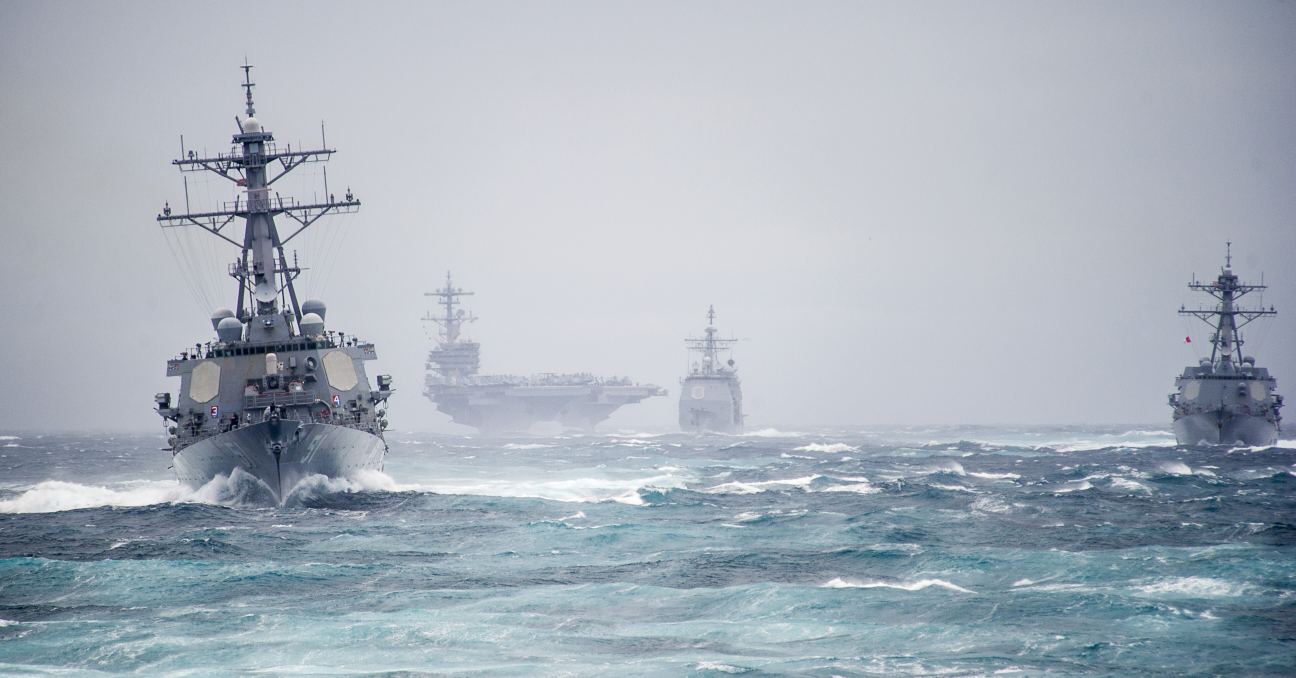
#> input picture figures/img1.jpg, 3887 x 2033 px (shown at 1/3 size)
$ jupyter execute 1-Introduction-to-Image-Processing.ipynb
#> lines starting #> are read from the running program, lines starting #| are printed output that depends on the picture
# __Image Processing__

[cell 1]
# Import Libraries
import os
import cv2 as cv
import numpy as np
from termcolor import colored
import matplotlib.pyplot as plt

## __1. Basic Tools and Libraries__

### __1.1. Image Loading and Visualization__

[cell 2]
# Figures Folder
figs_folder = "figures"
# Results Folder
results_folder = "results"
# Image Filename
img_filename = "img1.jpg"
# Define the Relative Path to the Image
relative_path = f"../{figs_folder}/{img_filename}"
# Convert to Absolute Path
absolute_path = os.path.abspath(relative_path)

if (os.path.exists(absolute_path)):
    print(colored("[SUCCESS] The provided path exists and is accessible.", "green"))
    # Load Image (OpenCV loads in BGR format)
    image = cv.imread(relative_path)
#> image is the input picture: shape (2033, 3887, 3); mean B, G, R 187.4, 176.8, 167.2
    # Convert BGR to RGB for correct color display
    image = cv.cvtColor(image, cv.COLOR_BGR2RGB)

    # Plot
    # Show The Image
    plt.figure(figsize=(12, 4))
    plt.imshow(image)
    plt.title("Image")
    plt.axis("off")
    # Plot Color Histograms
    plt.figure(figsize=(12, 4))
    for i, color in enumerate(["Red", "Green", "Blue"]):
        hist = np.histogram(image[:, :, i], bins=256, range=(0, 256))[0]
        plt.plot(hist, color=color, label=f"{color} Channel")
    plt.title("Color Histogram")
    plt.xlabel("Pixel Value")
    plt.ylabel("Frequency")
    plt.legend()
    plt.grid()

    plt.show()
#> figure, not shown here; curve peaks at x = 202, y = 146174; curve peaks at x = 205, y = 164991; curve peaks at x = 213, y = 191413
else:
    print(colored("[ERROR] Path not found.", "red"))

### __1.2. Fundamental Image Processing__

**🔍 Resizing**

[cell 3]
img_height = image.shape[0]
#> img_height = 2033
img_width  = image.shape[1]
#> img_width = 3887

resized_image = cv.resize(image, (int(img_width/2), int(img_height/2)), interpolation=cv.INTER_LINEAR)

# Print Image Dimensions
print(colored("[INFO] Image Dimensions", "yellow"))
# Original Image
print(colored(f"Original Image : {img_height} x {img_width}", "yellow"))
#| Original Image : 2033 x 3887
# Resized Image
print(colored(f"Resized Image  : {resized_image.shape[0]} x {resized_image.shape[1]}", "yellow"))
#| Resized Image  : 1016 x 1943

# Plot
plt.figure(figsize=(12, 4))
plt.imshow(resized_image)
plt.title("Resized Image")
plt.axis("off")
plt.show()

# Save Resized Image
# Convert to BGR (OpenCV Saves in BGR Format)
cv.imwrite(f"../{results_folder}/resized_{img_filename}", cv.cvtColor(resized_image, cv.COLOR_RGB2BGR))
print(colored(f"[SUCCESS] Image saved successfully: {results_folder}/resized_{img_filename}", "green"))

**✂️ Cropping**

[cell 4]
cropped_image = image[600: 1440, 400:2000]

# Print Image Dimensions
print(colored("[INFO] Image Dimensions", "yellow"))
# Cropped Image
print(colored(f"Cropped Image : {cropped_image.shape[0]} x {cropped_image.shape[1]}", "yellow"))
#| Cropped Image : 840 x 1600

# Plot
plt.figure(figsize=(12, 4))
plt.imshow(cropped_image)
plt.title("Cropped Image")
plt.axis("off")
plt.show()

# Save Cropped Image
# Convert to BGR (OpenCV Saves in BGR Format)
cv.imwrite(f"../{results_folder}/cropped_{img_filename}", cv.cvtColor(cropped_image, cv.COLOR_RGB2BGR))
print(colored(f"[SUCCESS] Image saved successfully: {results_folder}/cropped_{img_filename}", "green"))

**🔄 Inversion**

[cell 5]
inverted_image = 255 - image
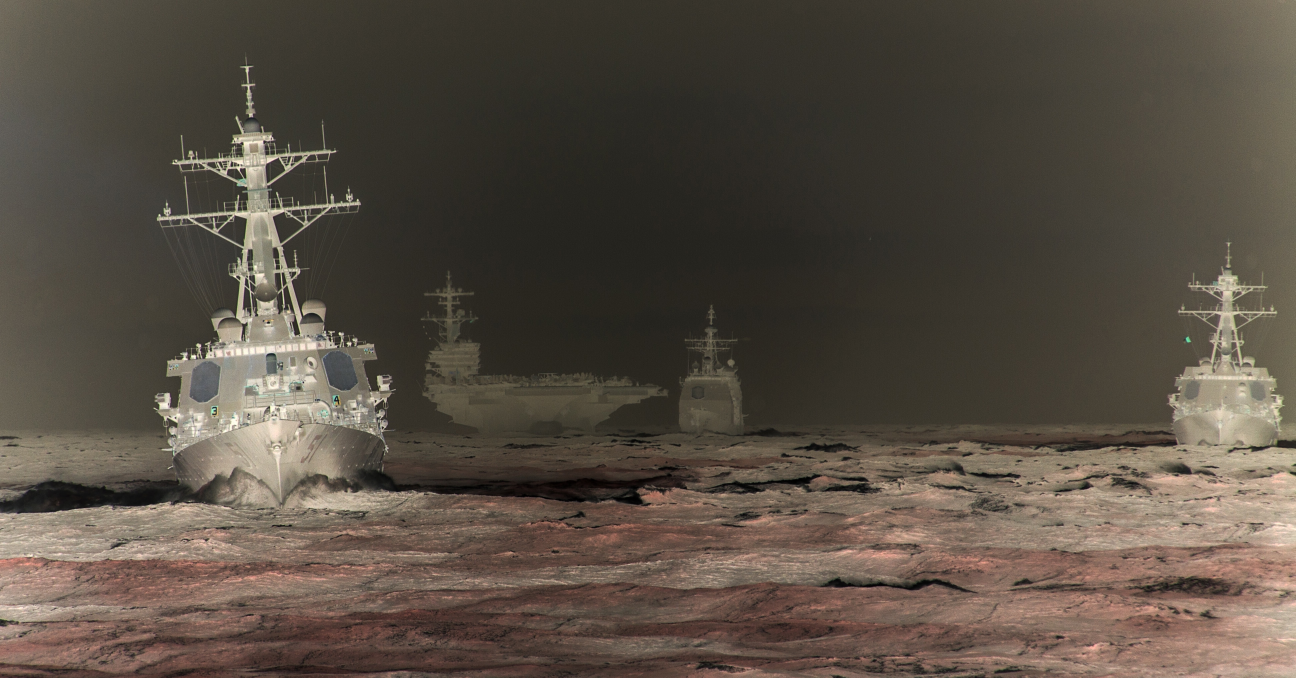
#> inverted_image: shape (2033, 3887, 3) (shown at 1/3 size); mean R, G, B 87.8, 78.2, 67.6

# Plot
plt.figure(figsize=(12, 4))
plt.imshow(inverted_image)
plt.title("Inverted Image")
plt.axis("off")
plt.show()

# Save Inverted Image
# Convert to BGR (OpenCV Saves in BGR Format)
cv.imwrite(f"../{results_folder}/inverted_{img_filename}", cv.cvtColor(inverted_image, cv.COLOR_RGB2BGR))
print(colored(f"[SUCCESS] Image saved successfully: {results_folder}/inverted_{img_filename}", "green"))

**🔁 Rotation**

[cell 6]
# Get Image Dimensions
rows, cols = image.shape[:2]
#> rows = 2033; cols = 3887

# Image Center
rotation_center = (cols / 2, rows / 2)
#> rotation_center = (1943.5, 1016.5)
# Set rotation parameters
angle = 45     # Rotation angle in degrees
scale = 1      # Scale factor (1 means no scaling)

# Calculate the rotation matrix for affine transformation
rotation_matrix = cv.getRotationMatrix2D(rotation_center, angle=angle, scale=scale)

# Apply the rotation to the image using the rotation matrix
rotated_image = cv.warpAffine(image, rotation_matrix, (cols, rows))
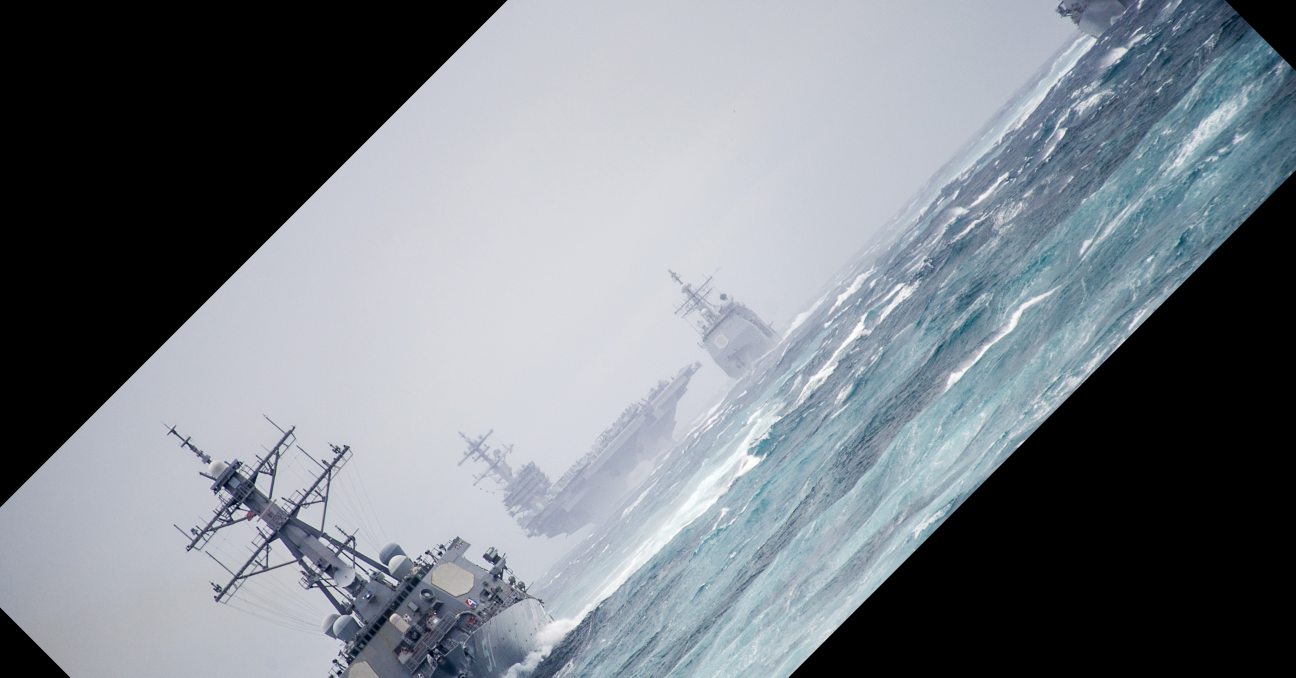
#> rotated_image: shape (2033, 3887, 3) (shown at 1/3 size); mean R, G, B 121.4, 127.9, 134.9

# Plot
plt.figure(figsize=(12, 4))
plt.imshow(rotated_image)
plt.title("Rotated Image")
plt.axis("off")
plt.show()

# Save Rotated Image
# Convert to BGR (OpenCV Saves in BGR Format)
cv.imwrite(f"../{results_folder}/rotated_{img_filename}", cv.cvtColor(rotated_image, cv.COLOR_RGB2BGR))
print(colored(f"[SUCCESS] Image saved successfully: {results_folder}/rotated_{img_filename}", "green"))

**🎚️ Grayscale Conversion**

[cell 7]
gray_image = cv.cvtColor(image, cv.COLOR_RGB2GRAY)

img_dimension  = image.ndim
#> img_dimension = 3
gray_dimension = gray_image.ndim
#> gray_dimension = 2

# Print Image Dimensions
print(colored("[INFO] Image Dimensions", "yellow"))
# Print Original Image Dimension
print(colored(f"Original Image Dimensions  : {img_dimension}", "yellow"))
#| Original Image Dimensions  : 3
# Print Grayscale Image Dimensions
print(colored(f"Grayscale Image Dimensions : {gray_dimension}", "yellow"))
#| Grayscale Image Dimensions : 2

# Plot
plt.figure(figsize=(12, 4))
plt.imshow(gray_image, cmap="gray")
plt.title("Grayscale Image")
plt.axis("off")
plt.show()

# Save Grayscale Image
# Convert to BGR (OpenCV Saves in BGR Format)
cv.imwrite(f"../{results_folder}/grayscale_{img_filename}", cv.cvtColor(gray_image, cv.COLOR_RGB2BGR))
print(colored(f"[SUCCESS] Image saved successfully: {results_folder}/grayscale_{img_filename}", "green"))

**🧠 Bitwise Operations**
- **AND Operation (Intersection) 🤝**
  Used to apply a mask 🎭 and isolate specific regions of an image — like in segmentation or background removal.

- **OR Operation (Union) ➕**
  Used to combine two images or add visual elements to the original — for example, overlaying a logo or watermark.

- **XOR Operation (Difference) 🔀**
  Highlights the differences between two images or creates visual effects. Pixels that are `255` in one image and `0` in the other become `255` in the output; otherwise, the result is `0`.

- **NOT Operation (Complement) 🔄**
  Inverts the image — flips pixel values, turning bright areas dark and vice versa.

**AND**

[cell 8]
# Create a Black Mask (All Pixels = 0)
mask = np.zeros_like(image, dtype=np.uint8)
# Set a white rectangle area (pixels = 255) to keep that region
mask[400:1633, 800:3087] = 255
# Keep Only the White (255) Region of the Image Using Bitwise AND
masked_image = cv.bitwise_and(image, mask)

# Plot
plt.figure(figsize=(12, 12))
# Plot the Original Image
plt.subplot(3, 1, 1)
plt.imshow(image)
plt.title("Original Image")
plt.axis("off")
# Plot the Mask
plt.subplot(3, 1, 2)
plt.imshow(mask)
plt.title("mask")
plt.axis("off")
# Plot the Masked Image
plt.subplot(3, 1, 3)
plt.imshow(masked_image)
plt.title("Masked Image")
plt.axis("off")

plt.tight_layout()
plt.show()
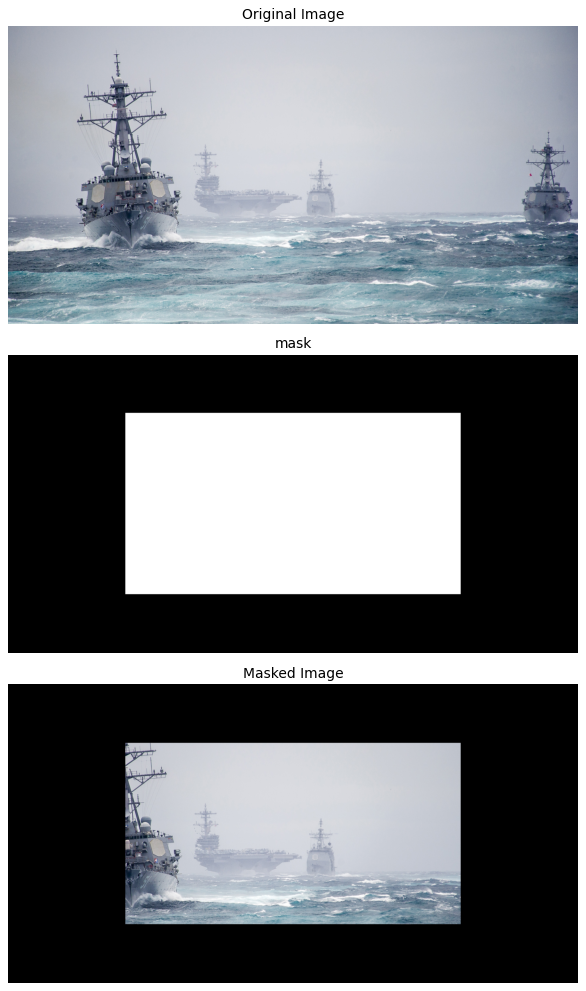
#> figure drawn by matplotlib, 3 panels

# Save Masked Image
# Convert to BGR (OpenCV Saves in BGR Format)
cv.imwrite(f"../{results_folder}/masked_{img_filename}", cv.cvtColor(masked_image, cv.COLOR_RGB2BGR))
print(colored(f"[SUCCESS] Image saved successfully: {results_folder}/masked_{img_filename}", "green"))

**OR**

[cell 9]
# Create a Black Image With the Same Size as the Original
overlay_mask = np.zeros_like(image, dtype=np.uint8)
# Define the Top-Left and Bottom-Right Corners of the Rectangle
top_left_coordinate     = (800, 400)      # (x, y) = (400, 800)
bottom_right_coordinate = (3087, 1633)    # (x, y) = (1633, 3087)

# Set a Custom Overlay Color in BGR Format
roi_color = (160, 40, 80)

# Draw a Filled Rectangle on the Black Overlay Image
cv.rectangle(overlay_mask, top_left_coordinate, bottom_right_coordinate, roi_color, -1)
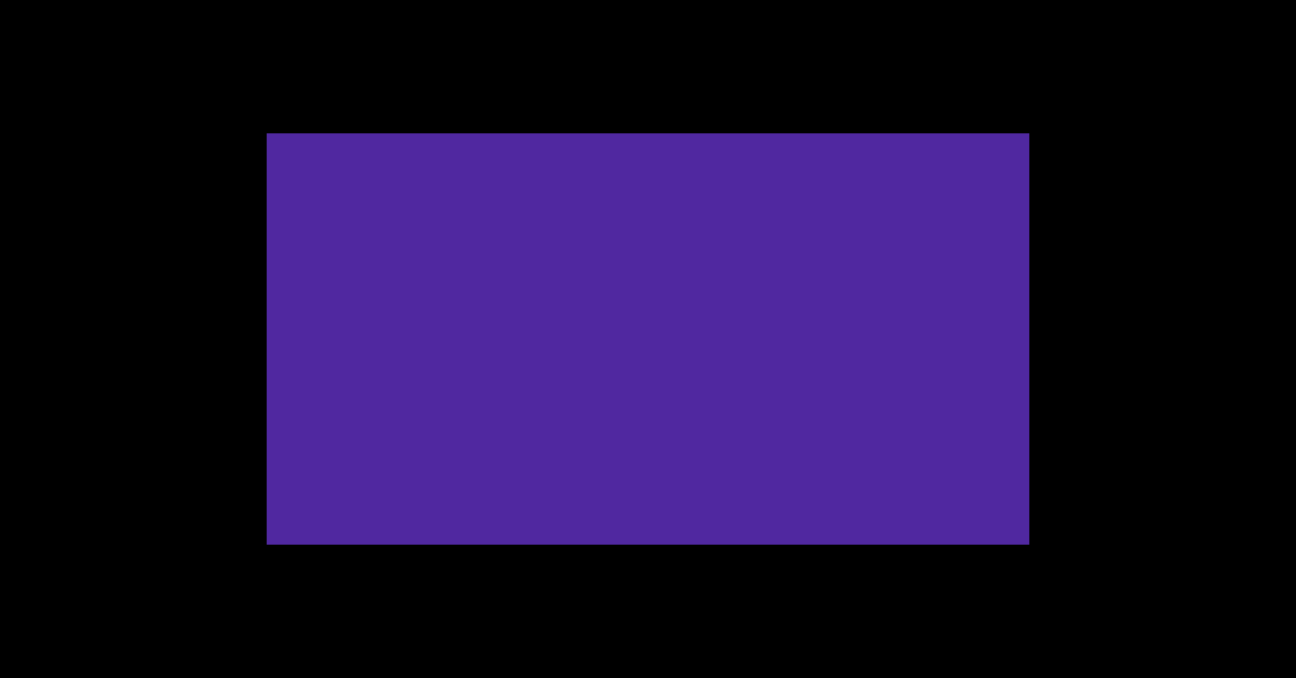
#> overlay_mask: shape (2033, 3887, 3) (shown at 1/3 size); mean of channels 0, 1, 2 57.2, 14.3, 28.6; drawn as B, G, R

combined_image = cv.bitwise_or(image, overlay_mask)
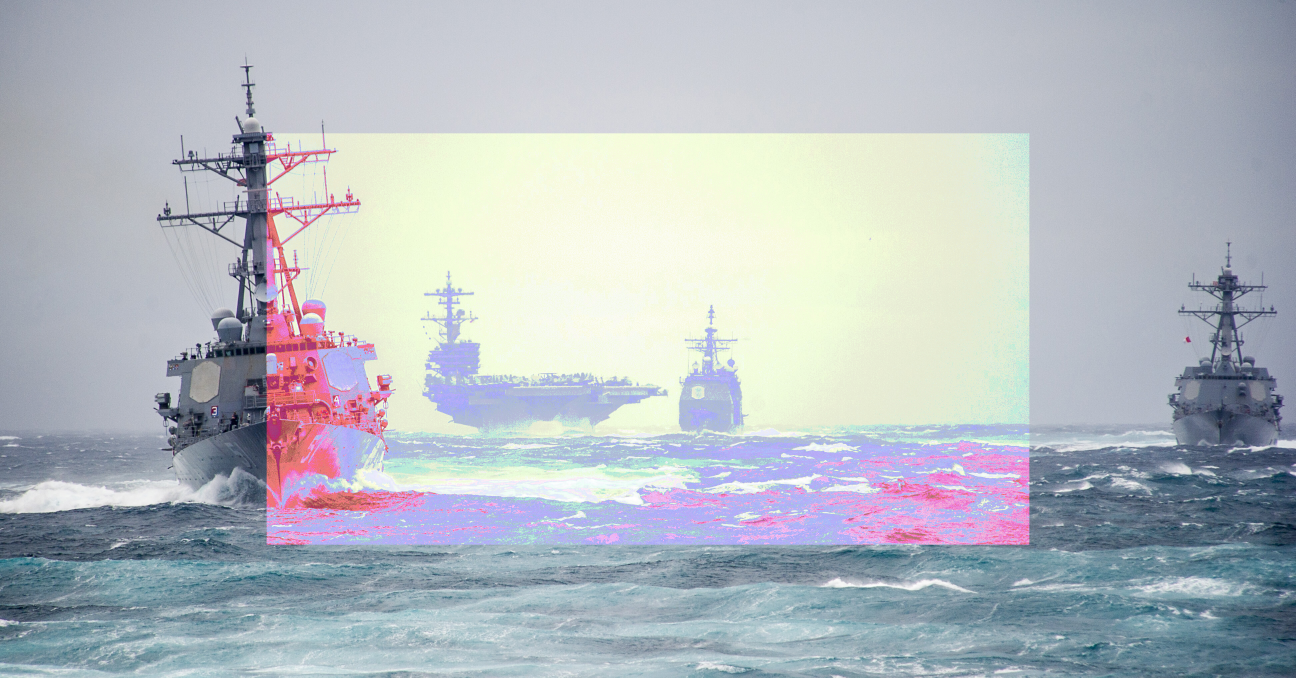
#> combined_image: shape (2033, 3887, 3) (shown at 1/3 size); mean R, G, B 180.8, 187, 193.5

# Plot
plt.figure(figsize=(12, 12))
# Plot the Original Image
plt.subplot(3, 1, 1)
plt.imshow(image)
plt.title("Original Image")
plt.axis("off")
# Plot the Overlay Maask
plt.subplot(3, 1, 2)
plt.imshow(overlay_mask)
plt.title("Overlay")
plt.axis("off")
# Plot the Combined Image
plt.subplot(3, 1, 3)
plt.imshow(combined_image)
plt.title("Combined Image")
plt.axis("off")

plt.tight_layout()
plt.show()

# Save Combined Image
# Convert to BGR (OpenCV Saves in BGR Format)
cv.imwrite(f"../{results_folder}/combined_{img_filename}", cv.cvtColor(combined_image, cv.COLOR_RGB2BGR))
print(colored(f"[SUCCESS] Image saved successfully: {results_folder}/combined_{img_filename}", "green"))
